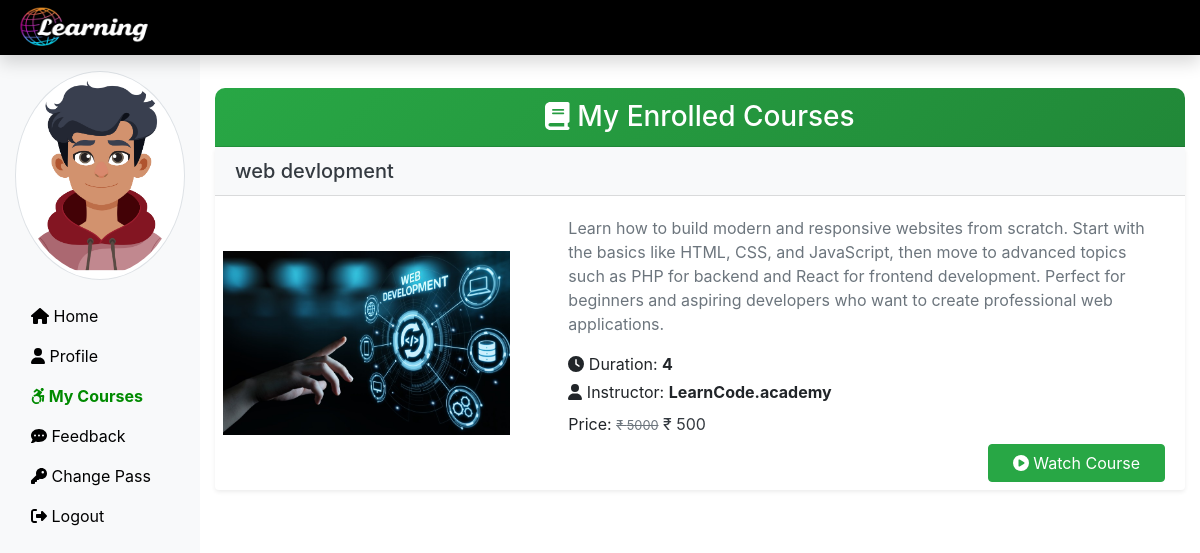
Screenshot of /Student/mycourse.php (signed in) with the database file from the repository.
### tables this page shows
CREATE TABLE `student` (
  `stu_id` int(11) NOT NULL,
  `stu_name` varchar(255) NOT NULL,
  `stu_email` varchar(255) NOT NULL,
  `stu_pass` varchar(255) NOT NULL,
  `stu_occ` varchar(255) NOT NULL,
  `stu_img` text NOT NULL
);

CREATE TABLE `courseorder` (
  `co_id` int(11) NOT NULL,
  `order_id` varchar(255) NOT NULL,
  `stu_email` varchar(255) NOT NULL,
  `course_id` int(11) NOT NULL,
  `course_name` text NOT NULL,
  `amount` int(11) NOT NULL,
  `order_date` date NOT NULL
);

CREATE TABLE `course` (
  `course_id` int(11) NOT NULL,
  `course_name` text NOT NULL,
  `course_desc` text NOT NULL,
  `course_category` text NOT NULL,
  `course_author` varchar(255) NOT NULL,
  `course_img` text NOT NULL,
  `course_duration` text NOT NULL,
  `course_price` int(11) NOT NULL,
  `course_original_price` int(11) NOT NULL
);

### Student/mycourse.php (the view, shortened to what this page needs)
<?php
include('./stuInclude/header.php');
include('../dbConnection.php');
?>
<div class="col-sm-10 offset-sm-2 mt-5">
    <div class="card-header text-white text-center rounded-top-4" style="background: linear-gradient(135deg, #28a745, #218838); border-radius: 10px 10px 0 0;">
        <h3 class="mb-0"><i class="fas fa-book me-2"></i> My Enrolled Courses</h3>
    </div>
    <?php
    if (isset($stuLogEmail)) {
        $sql = "SELECT co.order_id, c.course_id, c.course_name, c.course_duration,
               c.course_desc, c.course_img, c.course_author,
               c.course_original_price, c.course_price
        FROM courseorder AS co
        JOIN course AS c ON c.course_id = co.course_id
        WHERE co.stu_email = '$stuLogEmail'
        ORDER BY co.order_date DESC";
        $result = $conn->query($sql);
        if ($result->num_rows > 0) {
            while ($row = $result->fetch_assoc()) { ?>
                <div class="card mb-4 shadow-sm border-0 rounded-3">
                    <h5 class="card-header bg-light fw-bold text-dark">
                        <?php echo $row['course_name']; ?>
                    </h5>
                    <div class="row g-0 align-items-center">
                        <div class="col-sm-4">
                            <img src="<?php echo $row['course_img']; ?>" class="card-img p-2 rounded-3" alt="Course image" style="height:200px; width:100%; object-fit:cover; object-position:center;">
                        </div>
                        <div class="col-sm-8">
                            <div class="card-body">
                                <p class="card-text text-muted"><?php echo $row['course_desc']; ?></p>
                                <p class="mb-1"><i class="fas fa-clock me-1"></i> Duration:
                                    <strong><?php echo $row['course_duration']; ?></strong>
                                </p>
                                <p class="mb-1"><i class="fas fa-user me-1"></i> Instructor:
                                    <strong><?php echo $row['course_author']; ?></strong>
                                </p>
                                <p class="mt-2 mb-2">Price:
                                    <small class="text-muted"><del>&#8377;
                                            <?php echo $row['course_original_price']; ?></del></small>
                                    <span class="fw-bold text-dark">&#8377; <?php echo $row['course_price']; ?></span>
                                </p>
                                <a href="watchcourse.php?course_id=<?php echo $row['course_id']; ?>"
                                    class="btn btn-success float-right px-4 mb-2">
                                    <i class="fas fa-play-circle me-1"></i> Watch Course
                                </a>
                            </div>
                        </div>
                    </div>
                </div>
            <?php }
        } else {
            echo "<p class='text-center text-muted'>No courses enrolled yet.</p>";
        }
    }
    ?>
</div>
</div>
</div>
<?php
include('./stuInclude/footer.php');
?>

### Student/stuInclude/header.php (shortened to what this page needs)
<?php
include_once('../dbConnection.php');
if (isset($_SESSION['is_login'])) {
  $stuLogEmail = $_SESSION['stuLogEmail'];
} else {
  echo "<script> location.href='../index.php'; </script>";
}
if (isset($stuLogEmail)) {
  $sql = "SELECT stu_img FROM student WHERE stu_email = '$stuLogEmail'";
  $result = $conn->query($sql);
  $row = $result->fetch_assoc();
  $stu_img = $row['stu_img'];
}
?>
<!DOCTYPE html>
<html lang="en">
<head>
  <link rel="stylesheet" href="../css/bootstrap.min.css">
  <link rel="stylesheet" href="../css/all.min.css">
  <link rel="stylesheet" href="../css/stustyle.css">
</head>
<body>
  <nav class="navbar navbar-dark fixed-top flex-md-nowrap p-0 shadow"
    style="background-color: #000000ff; height: 55px;">
    <a class="navbar-brand col-sm-3 col-md-2 mr-0" href="studentProfile.php"><img src="../image/logo/style-logo.png"
        alt="Logo" class="logo" width="140px" height="80px"></a>
  </nav>
  <div class="container-fluid mb-5" style="margin-top:40px;">
    <div class="row">
      <nav class="col-sm-2 bg-light sidebar pt-3 d-print-none"
        style="position: fixed; top: 55px; left: 0; height: calc(100vh - 55px); overflow-y: auto; z-index: 100;">
        <div class="sidebar-sticky">
          <ul class="nav flex-column">
            <li class="nav-item mb-3">
              <img src="<?php echo $stu_img ?>" alt="studentimage" class="img-thumbnail rounded-circle" />
            </li>
            <li class="nav-item">
              <a class="nav-link <?php if (basename($_SERVER['PHP_SELF']) == 'index.php') {
                echo 'active';
              } ?>"
                href="../index.php">
                <i class="fa-solid fa-house"></i> Home
              </a>
            </li>
            <li class="nav-item">
              <a class="nav-link <?php if (basename($_SERVER['PHP_SELF']) == 'studentProfile.php') {
                echo 'active';
              } ?>"
                href="studentProfile.php">
                <i class="fas fa-user"></i> Profile
              </a>
            </li>
            <li class="nav-item">
              <a class="nav-link <?php if (basename($_SERVER['PHP_SELF']) == 'mycourse.php') {
                echo 'active';
              } ?>"
                href="mycourse.php">
                <i class="fab fa-accessible-icon"></i> My Courses
              </a>
            </li>
            <li class="nav-item">
              <a class="nav-link <?php if (basename($_SERVER['PHP_SELF']) == 'stufeedback.php') {
                echo 'active';
              } ?>"
                href="stufeedback.php">
                <i class="fas fa-comment-dots"></i> Feedback
              </a>
            </li>
            <li class="nav-item">
              <a class="nav-link <?php if (basename($_SERVER['PHP_SELF']) == 'studentChangePassword.php') {
                echo 'active';
              } ?>"
                href="studentChangePassword.php">
                <i class="fas fa-key"></i> Change Pass
              </a>
            </li>
            <li class="nav-item">
              <a class="nav-link <?php if (basename($_SERVER['PHP_SELF']) == 'logout.php') {
                echo 'active';
              } ?>"
                href="../logout.php">
                <i class="fas fa-sign-out-alt"></i> Logout
              </a>
            </li>
          </ul>
        </div>
      </nav>

### css/stustyle.css (style rules this page uses)
html, body { overflow-x: hidden; }
.sidebar .nav-link { color: black !important; transition: all 0.2s ease; }
.sidebar .nav-link.active { color: rgb(0, 138, 0) !important; font-weight: bold; }

### rows the page displays
student: stu_img (picture)
courseorder: course.course_name "web devlopment", course.course_img (picture), course.course_desc "Learn how to build modern and responsive websites from scratch. Start with the basics like HTML, CSS, and JavaScript, then move to advanced topics such as PHP for backend and React for frontend development. Perfect for beginners and aspiring developers who want to create professional web applications.", course.course_duration "4", course.course_author "LearnCode.academy", course.course_original_price "5000", course.course_price "500"
